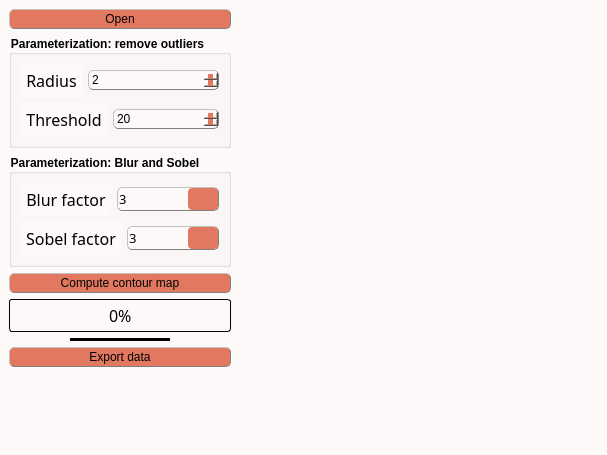
<?xml version="1.0" encoding="UTF-8"?>
<ui version="4.0">
 <class>MainWindow</class>
 <widget class="QMainWindow" name="MainWindow">
  <property name="windowModality">
   <enum>Qt::WindowModal</enum>
  </property>
  <property name="geometry">
   <rect>
    <x>0</x>
    <y>0</y>
    <width>607</width>
    <height>455</height>
   </rect>
  </property>
  <property name="sizePolicy">
   <sizepolicy hsizetype="Preferred" vsizetype="Preferred">
    <horstretch>0</horstretch>
    <verstretch>0</verstretch>
   </sizepolicy>
  </property>
  <property name="contextMenuPolicy">
   <enum>Qt::PreventContextMenu</enum>
  </property>
  <property name="windowTitle">
   <string>Contour map</string>
  </property>
  <property name="windowOpacity">
   <double>1.000000000000000</double>
  </property>
  <property name="autoFillBackground">
   <bool>false</bool>
  </property>
  <property name="styleSheet">
   <string notr="true">/* Couleur du fond, label, combobox, progressbar vide et spin box */
QWidget, QLabel, QComboBox, QProgressBar, QSpinBox {background-color: rgb(253, 249, 248)}

/* Couleur quand inactif */
QPushButton:disabled, QComboBox:disabled, QSpinBox:disabled {background-color: rgba(243, 98, 64,150)}

/* Couleur des boutons et des selecteurs */
QPushButton, QComboBox::drop-down:button, QComboBox::down-arrow, QComboBox::down-arrow:disabled, QSpinBox::drop-down:button, QSpinBox::down-arrow, QSpinBox::down-arrow:disabled, QSpinBox::drop-up:button, QSpinBox::up-arrow, QSpinBox::up-arrow:disabled, QSlider::handle:horizontal {background-color: rgb(226, 120, 95)}

/* Couleur des bordures de même couleur que les boutons */
QComboBox::drop-down:button, QSpinBox::drop-down:button, QSpinBox::drop-up:button {border-color: rgb(193, 167, 181)}

/* Couleur des textes */
QLabel, QPushButton, QPushButton:hover, QCheckBox, QComboBox, Line, QTextEdit, QSpinBox {color: rgb(0, 0, 0)}

/* style des bordures 1 */
QLabel, QPushButton, QPushButton:hover, QComboBox, QSpinBox  {
	border-style : outset;
	min-width : 5em;
}

/* style des bordures 2 */
QPushButton, QPushButton:hover, QComboBox, QSpinBox  {
	border-radius: 5px;
	border-width: 1px;
	border-color: gray;
}

/* Font 1 */
QPushButton, QPushButton:hover, QCheckBox, QProgressBar {font: 12pt &quot;Noto Sans Cond&quot;}

/* Font 2 */
QComboBox, QTextEdit, QSpinBox {font: 10pt &quot;Noto Sans Cond&quot;}

/* Padding 1 */
QLabel, QComboBox, QComboBox::down-arrow, QSpinBox, QSpinBox::down-arrow, QSpinBox::up-arrow {padding : 1px;}

/* Padding 2 */
QPushButton, QPushButton:hover, QCheckBox {padding : 2px;}

QLabel {
	Border-radius : 5px;
	border-width : 0px;
	border-color : black;
	font : 14pt &quot;Noto Sans Cond&quot;;
}

QPushButton:hover {background-color: rgb(243, 98, 64);}

QCheckBox::indicator:unchecked {image: url(icons/uncheck_icon.png);}

QCheckBox::indicator:unchecked:hover {image: url(icons/uncheck_hover_icon.png);}

QCheckBox::indicator:checked {image: url(icons/Check_icon.png);}

QCheckBox::indicator:checked:hover {image: url(icons/Check_hover_icon.png);}

QComboBox::drop-down:button{
	border-radius: 4px;
	border-width: 1px;
	width: 30px;
}

QComboBox::down-arrow {
	 image : url(icons/Arrow_down.png); 
    width: 12px;
    height: 12px;
}

Line{
	format: plain;
	midLine-Width : 1px;
}

QFrame[height=&quot;3&quot;], QFrame[width=&quot;3&quot;] {background-color: #3A3939;}

QTextEdit{
	background-color: rgb(255, 255, 255);
	border-style: solid;
	border-radius: 5px;
	border-width: 1px;
	border-color: black;
}

QLineEdit {font : 12pt &quot;Noto Sans Cond&quot;;}

/* Gestion taille des QLineEdit */
QLineEdit::indicator:unchecked, QLineEdit::indicator:unchecked:hover, QLineEdit::indicator:checked, QLineEdit::indicator:checked:hover  {
	border-color: black;
}

QHBoxLayout {background-color: rgb(0, 240, 240, 50);}

QProgressBar {
	text-align: center;
	border: 1px solid black;
	border-radius: 3px;
 }

 QProgressBar::chunk {
	background-color: rgb(243, 98, 64);
	width: 15px;
	margin : 0.5px;
 }

QSpinBox::drop-down:button, QSpinBox::drop-up:button {
	border-radius: 2px;
	border-width: 1px;
	width: 36px;
}

QSpinBox::down-arrow {
	image : url(icons/Arrow_down.png);
    width: 24px;
    height: 22px;
}

QSpinBox::up-arrow {
	image : url(icons/Arrow_up.png);
    width: 24px;
    height: 22px;
}

QSlider::groove:horizontal {
    border: 1px solid #999999;
    height: 2px; /* the groove expands to the size of the slider by default. by giving it a height, it has a fixed size */
    background-color: rgb(0, 0, 0);
    margin: 1px 0;
}

QSlider::handle:horizontal {
    border: 1px solid #5c5c5c;
    width: 15px;
    height: 30px;
    margin: -10px 0; /* handle is placed by default on the contents rect of the groove. Expand outside the groove */
    border-radius: 3px;
}

QGroupBox {
    font-weight: bold;
}</string>
  </property>
  <property name="toolButtonStyle">
   <enum>Qt::ToolButtonIconOnly</enum>
  </property>
  <widget class="QWidget" name="centralwidget">
   <property name="autoFillBackground">
    <bool>false</bool>
   </property>
   <property name="styleSheet">
    <string notr="true"/>
   </property>
   <layout class="QHBoxLayout" name="horizontalLayout_2">
    <item>
     <layout class="QHBoxLayout" name="horizontalLayout">
      <item>
       <layout class="QHBoxLayout" name="horizontalLayout_5">
        <item>
         <layout class="QVBoxLayout" name="verticalLayout_2">
          <item>
           <widget class="QPushButton" name="OpenData">
            <property name="sizePolicy">
             <sizepolicy hsizetype="Preferred" vsizetype="Fixed">
              <horstretch>0</horstretch>
              <verstretch>0</verstretch>
             </sizepolicy>
            </property>
            <property name="text">
             <string>Open</string>
            </property>
            <property name="icon">
             <iconset>
              <normaloff>icons/import_icon.png</normaloff>icons/import_icon.png</iconset>
            </property>
           </widget>
          </item>
          <item>
           <widget class="QGroupBox" name="groupBox">
            <property name="title">
             <string>Parameterization: remove outliers</string>
            </property>
            <layout class="QVBoxLayout" name="verticalLayout_3">
             <item>
              <layout class="QHBoxLayout" name="horizontalLayout_11">
               <item>
                <widget class="QLabel" name="label_sobel_3">
                 <property name="sizePolicy">
                  <sizepolicy hsizetype="Fixed" vsizetype="Preferred">
                   <horstretch>0</horstretch>
                   <verstretch>0</verstretch>
                  </sizepolicy>
                 </property>
                 <property name="font">
                  <font>
                   <family>Noto Sans Cond</family>
                   <pointsize>12</pointsize>
                   <weight>50</weight>
                   <italic>false</italic>
                   <bold>false</bold>
                  </font>
                 </property>
                 <property name="styleSheet">
                  <string notr="true">QLabel {
color: rgb(0, 0, 0);
background-color:	rgb(253, 249, 248);
border-style : outset;
Border-radius : 5px;
border-width : 0px;
border-color : black;
min-width : 5em;
padding : 5px;
font : 12pt &quot;Noto Sans Cond&quot;;
}</string>
                 </property>
                 <property name="text">
                  <string>Radius</string>
                 </property>
                 <property name="scaledContents">
                  <bool>false</bool>
                 </property>
                 <property name="alignment">
                  <set>Qt::AlignCenter</set>
                 </property>
                </widget>
               </item>
               <item>
                <widget class="QSpinBox" name="Radius_box">
                 <property name="value">
                  <number>2</number>
                 </property>
                </widget>
               </item>
              </layout>
             </item>
             <item>
              <layout class="QHBoxLayout" name="horizontalLayout_8">
               <item>
                <widget class="QLabel" name="label_blur_2">
                 <property name="sizePolicy">
                  <sizepolicy hsizetype="Fixed" vsizetype="Preferred">
                   <horstretch>0</horstretch>
                   <verstretch>0</verstretch>
                  </sizepolicy>
                 </property>
                 <property name="font">
                  <font>
                   <family>Noto Sans Cond</family>
                   <pointsize>12</pointsize>
                   <weight>50</weight>
                   <italic>false</italic>
                   <bold>false</bold>
                  </font>
                 </property>
                 <property name="styleSheet">
                  <string notr="true">QLabel {
color: rgb(0, 0, 0);
background-color:	rgb(253, 249, 248);
border-style : outset;
Border-radius : 5px;
border-width : 0px;
border-color : black;
min-width : 5em;
padding : 5px;
font : 12pt &quot;Noto Sans Cond&quot;;
}</string>
                 </property>
                 <property name="text">
                  <string>Threshold</string>
                 </property>
                 <property name="scaledContents">
                  <bool>false</bool>
                 </property>
                 <property name="alignment">
                  <set>Qt::AlignCenter</set>
                 </property>
                </widget>
               </item>
               <item>
                <widget class="QSpinBox" name="Threshold_box">
                 <property name="maximum">
                  <number>200</number>
                 </property>
                 <property name="singleStep">
                  <number>5</number>
                 </property>
                 <property name="value">
                  <number>20</number>
                 </property>
                </widget>
               </item>
              </layout>
             </item>
            </layout>
           </widget>
          </item>
          <item>
           <widget class="QGroupBox" name="groupBox_2">
            <property name="title">
             <string>Parameterization: Blur and Sobel</string>
            </property>
            <layout class="QVBoxLayout" name="verticalLayout_4">
             <item>
              <layout class="QHBoxLayout" name="horizontalLayout_4">
               <item>
                <widget class="QLabel" name="label_blur">
                 <property name="sizePolicy">
                  <sizepolicy hsizetype="Fixed" vsizetype="Preferred">
                   <horstretch>0</horstretch>
                   <verstretch>0</verstretch>
                  </sizepolicy>
                 </property>
                 <property name="font">
                  <font>
                   <family>Noto Sans Cond</family>
                   <pointsize>12</pointsize>
                   <weight>50</weight>
                   <italic>false</italic>
                   <bold>false</bold>
                  </font>
                 </property>
                 <property name="styleSheet">
                  <string notr="true">QLabel {
color: rgb(0, 0, 0);
background-color:	rgb(253, 249, 248);
border-style : outset;
Border-radius : 5px;
border-width : 0px;
border-color : black;
min-width : 5em;
padding : 5px;
font : 12pt &quot;Noto Sans Cond&quot;;
}</string>
                 </property>
                 <property name="text">
                  <string>Blur factor</string>
                 </property>
                 <property name="scaledContents">
                  <bool>false</bool>
                 </property>
                 <property name="alignment">
                  <set>Qt::AlignCenter</set>
                 </property>
                </widget>
               </item>
               <item>
                <widget class="QComboBox" name="Blur_box">
                 <property name="sizePolicy">
                  <sizepolicy hsizetype="Minimum" vsizetype="Fixed">
                   <horstretch>0</horstretch>
                   <verstretch>0</verstretch>
                  </sizepolicy>
                 </property>
                 <property name="font">
                  <font>
                   <family>Noto Sans Cond</family>
                   <pointsize>10</pointsize>
                   <weight>50</weight>
                   <italic>false</italic>
                   <bold>false</bold>
                  </font>
                 </property>
                 <property name="toolTip">
                  <string>&lt;html&gt;&lt;head/&gt;&lt;body&gt;&lt;p&gt;&lt;span style=&quot; font-size:11pt;&quot;&gt;Blur factor applied to the treated stack&lt;/span&gt;&lt;/p&gt;&lt;/body&gt;&lt;/html&gt;</string>
                 </property>
                 <property name="styleSheet">
                  <string notr="true"/>
                 </property>
                 <property name="currentText">
                  <string>3</string>
                 </property>
                 <property name="currentIndex">
                  <number>2</number>
                 </property>
                 <item>
                  <property name="text">
                   <string>0</string>
                  </property>
                 </item>
                 <item>
                  <property name="text">
                   <string>1</string>
                  </property>
                 </item>
                 <item>
                  <property name="text">
                   <string>3</string>
                  </property>
                 </item>
                 <item>
                  <property name="text">
                   <string>5</string>
                  </property>
                 </item>
                 <item>
                  <property name="text">
                   <string>7</string>
                  </property>
                 </item>
                 <item>
                  <property name="text">
                   <string>9</string>
                  </property>
                 </item>
                </widget>
               </item>
              </layout>
             </item>
             <item>
              <layout class="QHBoxLayout" name="horizontalLayout_7">
               <item>
                <widget class="QLabel" name="label_sobel">
                 <property name="sizePolicy">
                  <sizepolicy hsizetype="Fixed" vsizetype="Preferred">
                   <horstretch>0</horstretch>
                   <verstretch>0</verstretch>
                  </sizepolicy>
                 </property>
                 <property name="font">
                  <font>
                   <family>Noto Sans Cond</family>
                   <pointsize>12</pointsize>
                   <weight>50</weight>
                   <italic>false</italic>
                   <bold>false</bold>
                  </font>
                 </property>
                 <property name="styleSheet">
                  <string notr="true">QLabel {
color: rgb(0, 0, 0);
background-color:	rgb(253, 249, 248);
border-style : outset;
Border-radius : 5px;
border-width : 0px;
border-color : black;
min-width : 5em;
padding : 5px;
font : 12pt &quot;Noto Sans Cond&quot;;
}</string>
                 </property>
                 <property name="text">
                  <string>Sobel factor</string>
                 </property>
                 <property name="scaledContents">
                  <bool>false</bool>
                 </property>
                 <property name="alignment">
                  <set>Qt::AlignCenter</set>
                 </property>
                </widget>
               </item>
               <item>
                <widget class="QComboBox" name="Sobel_box">
                 <property name="sizePolicy">
                  <sizepolicy hsizetype="Minimum" vsizetype="Fixed">
                   <horstretch>0</horstretch>
                   <verstretch>0</verstretch>
                  </sizepolicy>
                 </property>
                 <property name="font">
                  <font>
                   <family>Noto Sans Cond</family>
                   <pointsize>10</pointsize>
                   <weight>50</weight>
                   <italic>false</italic>
                   <bold>false</bold>
                  </font>
                 </property>
                 <property name="toolTip">
                  <string>&lt;html&gt;&lt;head/&gt;&lt;body&gt;&lt;p&gt;&lt;span style=&quot; font-size:11pt;&quot;&gt;Sobel factor applied to the treated stack&lt;/span&gt;&lt;/p&gt;&lt;/body&gt;&lt;/html&gt;</string>
                 </property>
                 <property name="styleSheet">
                  <string notr="true"/>
                 </property>
                 <property name="currentText">
                  <string>3</string>
                 </property>
                 <property name="currentIndex">
                  <number>2</number>
                 </property>
                 <property name="iconSize">
                  <size>
                   <width>13</width>
                   <height>13</height>
                  </size>
                 </property>
                 <item>
                  <property name="text">
                   <string>0</string>
                  </property>
                 </item>
                 <item>
                  <property name="text">
                   <string>1</string>
                  </property>
                 </item>
                 <item>
                  <property name="text">
                   <string>3</string>
                  </property>
                 </item>
                 <item>
                  <property name="text">
                   <string>5</string>
                  </property>
                 </item>
                 <item>
                  <property name="text">
                   <string>7</string>
                  </property>
                 </item>
                 <item>
                  <property name="text">
                   <string>9</string>
                  </property>
                 </item>
                </widget>
               </item>
              </layout>
             </item>
            </layout>
           </widget>
          </item>
          <item>
           <widget class="QPushButton" name="Compute_bttn">
            <property name="text">
             <string>Compute contour map</string>
            </property>
            <property name="icon">
             <iconset>
              <normaloff>icons/run_icon.png</normaloff>icons/run_icon.png</iconset>
            </property>
           </widget>
          </item>
          <item>
           <widget class="QProgressBar" name="progressBar">
            <property name="sizePolicy">
             <sizepolicy hsizetype="Preferred" vsizetype="Fixed">
              <horstretch>0</horstretch>
              <verstretch>0</verstretch>
             </sizepolicy>
            </property>
            <property name="minimumSize">
             <size>
              <width>90</width>
              <height>0</height>
             </size>
            </property>
            <property name="font">
             <font>
              <family>Noto Sans Cond</family>
              <pointsize>12</pointsize>
              <weight>50</weight>
              <italic>false</italic>
              <bold>false</bold>
             </font>
            </property>
            <property name="styleSheet">
             <string notr="true"/>
            </property>
            <property name="value">
             <number>0</number>
            </property>
           </widget>
          </item>
          <item>
           <layout class="QHBoxLayout" name="horizontalLayout_3"/>
          </item>
          <item alignment="Qt::AlignHCenter">
           <widget class="Line" name="line1_2">
            <property name="sizePolicy">
             <sizepolicy hsizetype="Fixed" vsizetype="Fixed">
              <horstretch>0</horstretch>
              <verstretch>0</verstretch>
             </sizepolicy>
            </property>
            <property name="minimumSize">
             <size>
              <width>100</width>
              <height>0</height>
             </size>
            </property>
            <property name="frameShadow">
             <enum>QFrame::Plain</enum>
            </property>
            <property name="lineWidth">
             <number>5</number>
            </property>
            <property name="midLineWidth">
             <number>5</number>
            </property>
            <property name="orientation">
             <enum>Qt::Horizontal</enum>
            </property>
           </widget>
          </item>
          <item>
           <widget class="QPushButton" name="Push_validate">
            <property name="toolTip">
             <string>&lt;html&gt;&lt;head/&gt;&lt;body&gt;&lt;p&gt;&lt;span style=&quot; font-size:11pt;&quot;&gt;Export data to the main GUI&lt;/span&gt;&lt;/p&gt;&lt;/body&gt;&lt;/html&gt;</string>
            </property>
            <property name="text">
             <string>Export data</string>
            </property>
            <property name="icon">
             <iconset>
              <normaloff>icons/Export.png</normaloff>icons/Export.png</iconset>
            </property>
           </widget>
          </item>
          <item>
           <spacer name="verticalSpacer">
            <property name="orientation">
             <enum>Qt::Vertical</enum>
            </property>
            <property name="sizeHint" stdset="0">
             <size>
              <width>20</width>
              <height>40</height>
             </size>
            </property>
           </spacer>
          </item>
         </layout>
        </item>
       </layout>
      </item>
      <item>
       <layout class="QVBoxLayout" name="verticalLayout">
        <item>
         <widget class="ImageView" name="expSeries" native="true">
          <property name="sizePolicy">
           <sizepolicy hsizetype="MinimumExpanding" vsizetype="Preferred">
            <horstretch>0</horstretch>
            <verstretch>0</verstretch>
           </sizepolicy>
          </property>
         </widget>
        </item>
        <item>
         <widget class="ImageView" name="Resmap" native="true">
          <property name="sizePolicy">
           <sizepolicy hsizetype="MinimumExpanding" vsizetype="Preferred">
            <horstretch>0</horstretch>
            <verstretch>0</verstretch>
           </sizepolicy>
          </property>
         </widget>
        </item>
       </layout>
      </item>
     </layout>
    </item>
   </layout>
  </widget>
  <widget class="QMenuBar" name="menubar">
   <property name="geometry">
    <rect>
     <x>0</x>
     <y>0</y>
     <width>607</width>
     <height>20</height>
    </rect>
   </property>
  </widget>
  <widget class="QStatusBar" name="statusbar"/>
 </widget>
 <customwidgets>
  <customwidget>
   <class>ImageView</class>
   <extends>QWidget</extends>
   <header>pyqtgraph</header>
   <container>1</container>
  </customwidget>
 </customwidgets>
 <resources/>
 <connections/>
</ui>
